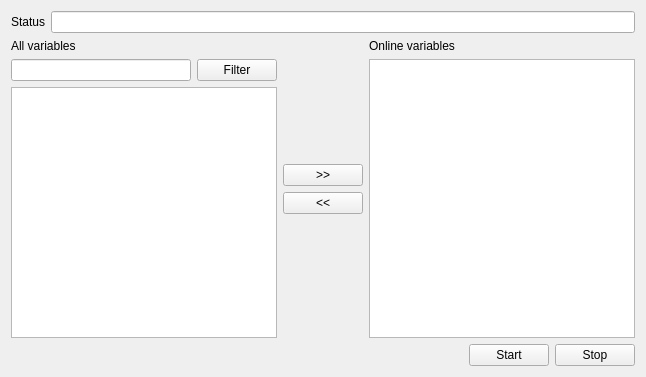
<?xml version="1.0" encoding="UTF-8"?>
<ui version="4.0">
 <class>StartStopCPPWidget</class>
 <widget class="QWidget" name="StartStopCPPWidget">
  <property name="geometry">
   <rect>
    <x>0</x>
    <y>0</y>
    <width>646</width>
    <height>377</height>
   </rect>
  </property>
  <property name="windowTitle">
   <string>Form</string>
  </property>
  <layout class="QVBoxLayout" name="verticalLayout_4">
   <item>
    <layout class="QHBoxLayout" name="horizontalLayout">
     <item>
      <widget class="QLabel" name="label_3">
       <property name="text">
        <string>Status</string>
       </property>
      </widget>
     </item>
     <item>
      <widget class="QLineEdit" name="lineEditStatus"/>
     </item>
    </layout>
   </item>
   <item>
    <layout class="QHBoxLayout" name="horizontalLayout_3">
     <item>
      <layout class="QVBoxLayout" name="verticalLayout">
       <item>
        <widget class="QLabel" name="label_2">
         <property name="text">
          <string>All variables</string>
         </property>
        </widget>
       </item>
       <item>
        <layout class="QHBoxLayout" name="horizontalLayout_2">
         <item>
          <widget class="QLineEdit" name="lineEditFilter"/>
         </item>
         <item>
          <widget class="QPushButton" name="pushButtonFilter">
           <property name="text">
            <string>Filter</string>
           </property>
          </widget>
         </item>
        </layout>
       </item>
       <item>
        <widget class="QListWidget" name="listWidgetAllVar">
         <property name="selectionMode">
          <enum>QAbstractItemView::ExtendedSelection</enum>
         </property>
        </widget>
       </item>
      </layout>
     </item>
     <item>
      <layout class="QVBoxLayout" name="verticalLayout_3">
       <item>
        <spacer name="verticalSpacer">
         <property name="orientation">
          <enum>Qt::Vertical</enum>
         </property>
         <property name="sizeHint" stdset="0">
          <size>
           <width>20</width>
           <height>40</height>
          </size>
         </property>
        </spacer>
       </item>
       <item>
        <widget class="QPushButton" name="pushButtonRight">
         <property name="text">
          <string>&gt;&gt;</string>
         </property>
        </widget>
       </item>
       <item>
        <widget class="QPushButton" name="pushButtonLeft">
         <property name="text">
          <string>&lt;&lt;</string>
         </property>
        </widget>
       </item>
       <item>
        <spacer name="verticalSpacer_2">
         <property name="orientation">
          <enum>Qt::Vertical</enum>
         </property>
         <property name="sizeHint" stdset="0">
          <size>
           <width>20</width>
           <height>40</height>
          </size>
         </property>
        </spacer>
       </item>
      </layout>
     </item>
     <item>
      <layout class="QVBoxLayout" name="verticalLayout_2">
       <item>
        <widget class="QLabel" name="label">
         <property name="text">
          <string>Online variables</string>
         </property>
        </widget>
       </item>
       <item>
        <widget class="QListWidget" name="listWidgetOnVar">
         <property name="selectionMode">
          <enum>QAbstractItemView::ExtendedSelection</enum>
         </property>
        </widget>
       </item>
      </layout>
     </item>
    </layout>
   </item>
   <item>
    <layout class="QHBoxLayout" name="horizontalLayout_4">
     <item>
      <spacer name="horizontalSpacer">
       <property name="orientation">
        <enum>Qt::Horizontal</enum>
       </property>
       <property name="sizeHint" stdset="0">
        <size>
         <width>40</width>
         <height>20</height>
        </size>
       </property>
      </spacer>
     </item>
     <item>
      <widget class="QPushButton" name="pushButtonStart">
       <property name="text">
        <string>Start</string>
       </property>
      </widget>
     </item>
     <item>
      <widget class="QPushButton" name="pushButtonStop">
       <property name="text">
        <string>Stop</string>
       </property>
      </widget>
     </item>
    </layout>
   </item>
  </layout>
 </widget>
 <resources/>
 <connections/>
</ui>
